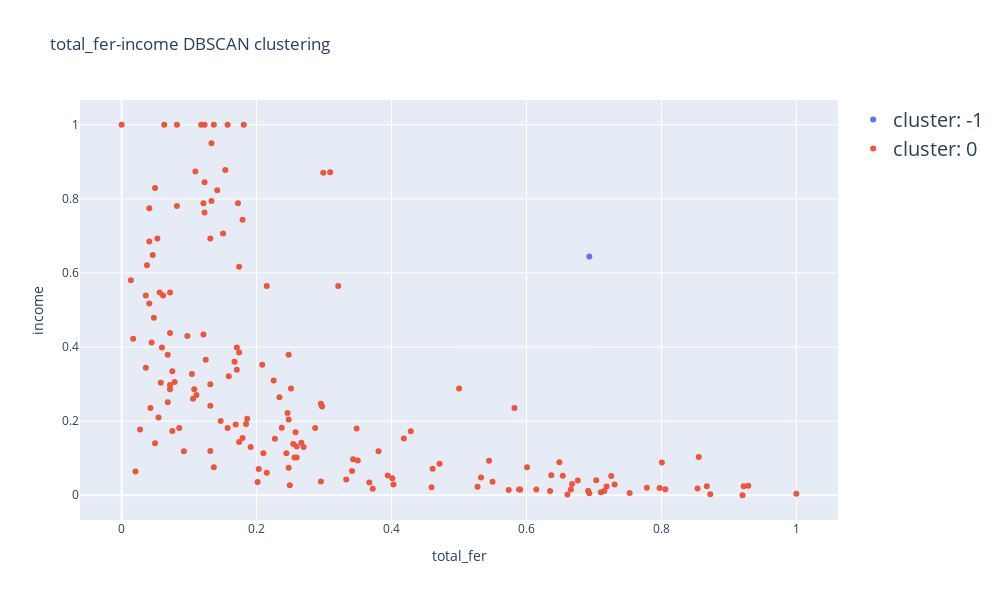

Notebook source saved alongside this figure:
### Code cell
cur_df = data_train[["total_fer", "income"]]
data = cur_df.values
columns = cur_df.columns

eps = 0.15
min_pts = 3
model = train_model(eps=eps, min_pts=min_pts, data=data)
cur_df["label"] = model.labels_
plot_dbscan_clusters(cur_df, columns)

### Figure 1 — Plotly figure (JSON) as saved in the notebook; plotly's stock layout.template omitted (floating-point values rounded to 4 significant figures; data arrays with more than 128 entries replaced by an {"elided": "..."} marker saying what was removed)
{"data": [{"mode": "markers", "name": "cluster: -1", "type": "scatter", "x": [0.6931], "y": [0.6443]}, {"mode": "markers", "name": "cluster: 0", "type": "scatter", "x": {"elided": "166 float values"}, "y": {"elided": "166 float values"}}], "layout": {"height": 600, "legend": {"font": {"size": 20}}, "title": {"text": "total_fer-income DBSCAN clustering"}, "width": 1000, "xaxis": {"autorange": true, "range": [-0.06175, 1.062], "title": {"text": "total_fer"}, "type": "linear"}, "yaxis": {"autorange": true, "range": [-0.0668, 1.067], "title": {"text": "income"}, "type": "linear"}}}
